Frame 1 (no input): blank canvas, image omitted
Frame 60 (no input): blank canvas, image omitted
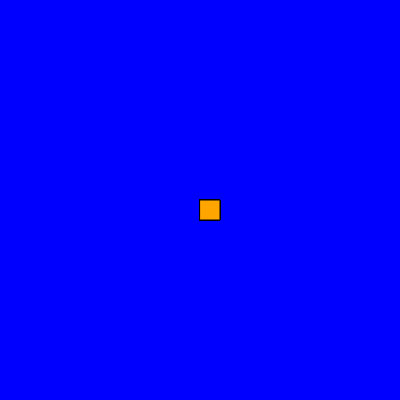
Frame 120 (the mouse pressed at the canvas centre since frame 60)

The p5.js sketch whose frames 1 and 60 were blank and that drew this single picture after the mouse press (run headless with seeded random() and noise() and a simulated clock; from frame 60 on, the mouse is pressed at the canvas centre):

// p5.js sketch
// ── sketch.js
function setup() {
    createCanvas(400, 400); 
   background("blue");
    ;}
  function draw() {
    stroke("black")
    fill("orange")
    
    if(mouseIsPressed)
      rect(mouseX,mouseY,20,20);}
  
  
  
